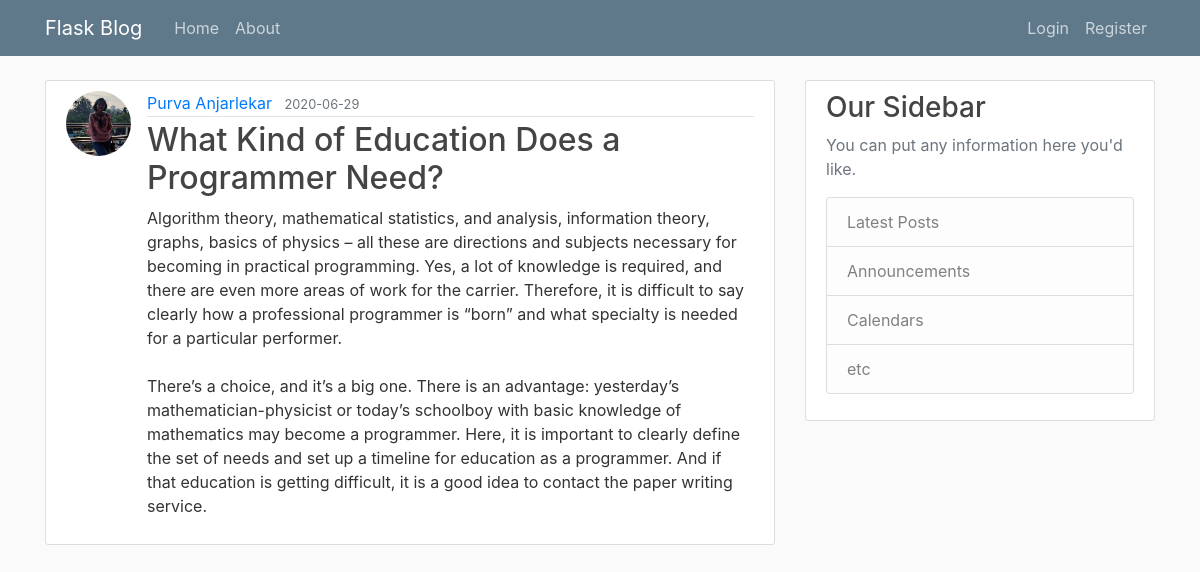
The app's page /post/17 with its own data.
### app/models.py (models this page shows, shortened)
class User(db.Model, UserMixin):
    id = db.Column(db.Integer, primary_key = True)
    username = db.Column(db.String(16), unique = True, nullable = False)
    email = db.Column(db.String(116), unique = True, nullable = False)
    image_file = db.Column(db.String(25), nullable = False, default = 'default.jpg')
    password = db.Column(db.String(60), nullable = False)
    posts = db.relationship('Post', backref='author', lazy=True)

class Post(db.Model):
    id = db.Column(db.Integer, primary_key = True)
    title = db.Column(db.String(150), nullable = False)
    date_posted = db.Column(db.DateTime, nullable = False, default = datetime.utcnow)
    content = db.Column(db.Text, nullable = False)
    user_id = db.Column(db.Integer, db.ForeignKey('user.id'), nullable = False)

### app/posts/routes.py (the view)
@posts.route("/post/<int:post_id>")
def post(post_id):
    post = Post.query.get_or_404(post_id)
    return render_template('post.html', title=post.title, post=post)

### app/templates/post.html (shortened to what this page needs)
{% extends "layout.html" %}
{% block content %}
  <article class="media content-section">
    <img class="rounded-circle article-img" src="{{ url_for('static', filename='profile_pics/' + post.author.image_file) }}">
    <div class="media-body">
      <div class="article-metadata">
        <a class="mr-2" href="{{ url_for('users.user_posts', username=post.author.username) }}">{{ post.author.username }}</a>
        <small class="text-muted">{{ post.date_posted.strftime('%Y-%m-%d') }}</small>
      </div>
      <h2 class="article-title">{{ post.title }}</h2>
      <p class="article-content">{{ post.content }}</p>
    </div>
  </article>
{% endblock content %}

### app/static/main.css (style rules this page uses)
body { background: #fafafa; color: #333333; margin-top: 5rem; }
h1, h2, h3, h4, h5, h6 { color: #444444; }
.content-section { background: #ffffff; padding: 10px 20px; border: 1px solid #dddddd; border-radius: 3px; margin-bottom: 20px; }
.article-title { color: #444444; }
.article-content { white-space: pre-line; }
.article-img { height: 65px; width: 65px; margin-right: 16px; }
.article-metadata { padding-bottom: 1px; margin-bottom: 4px; border-bottom: 1px solid #e3e3e3 }

### records on screen
User: image_file (picture), author.username "Purva Anjarlekar"
Post: date_posted "2020-06-29", title "What Kind of Education Does a Programmer Need?", content "Algorithm theory, mathematical statistics, and analysis, information theory, graphs, basics of physics – all these are directions and subjects necessary for becoming in practical programming. Yes, a lot of knowledge is required, and there are even more areas of work for the carrier. Therefore, it is difficult to say clearly how a professional programmer is “born” and what specialty is needed for a particular performer. There’s a choice, and it’s a big one. There is an advantage: yesterday’s mathematician-physicist or today’s schoolboy with basic knowledge of mathematics may become a programmer. Here, it is important to clearly define the set of needs and set up a timeline for education as a…"
